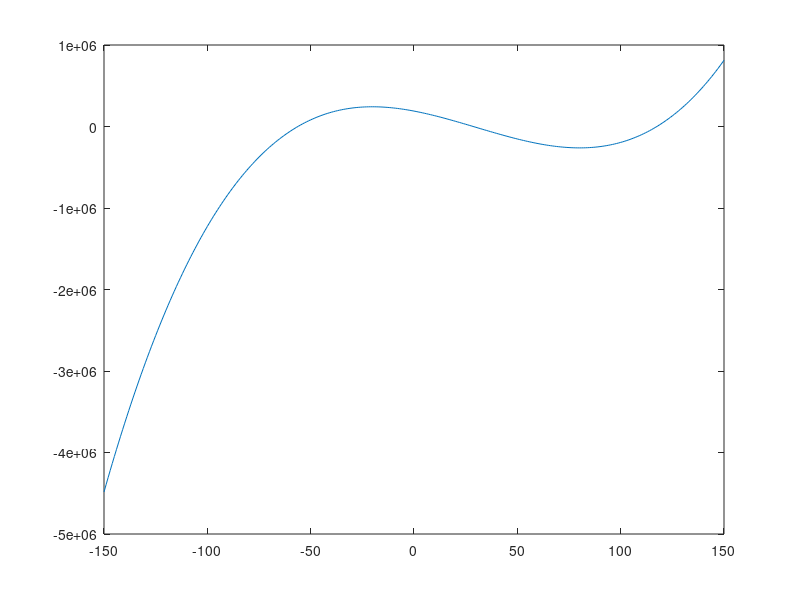

Write MATLAB code to recreate this figure. (Note: this script raises an error after producing the figure.)
% Aidan Clark, ME8604, amhclark@mun.ca
% Memorial University of Newfoundland
% Faculty of Engineering & Applied Science

clear;
close all;
clc;

F = [1 -90 -4844 189240];       % Coefficients of cubic equation from big to small
roots(F)                        % Solve the roots of the equation

% Solve Graphically
j = 1;
for i = -150:150
    
    RT(j) = i^3 - 90*i^2 - 4844*i +189240;
    j = j+1;
    xt = -150:150;

end

plot(xt,RT)
xline(0);
yline(0);
